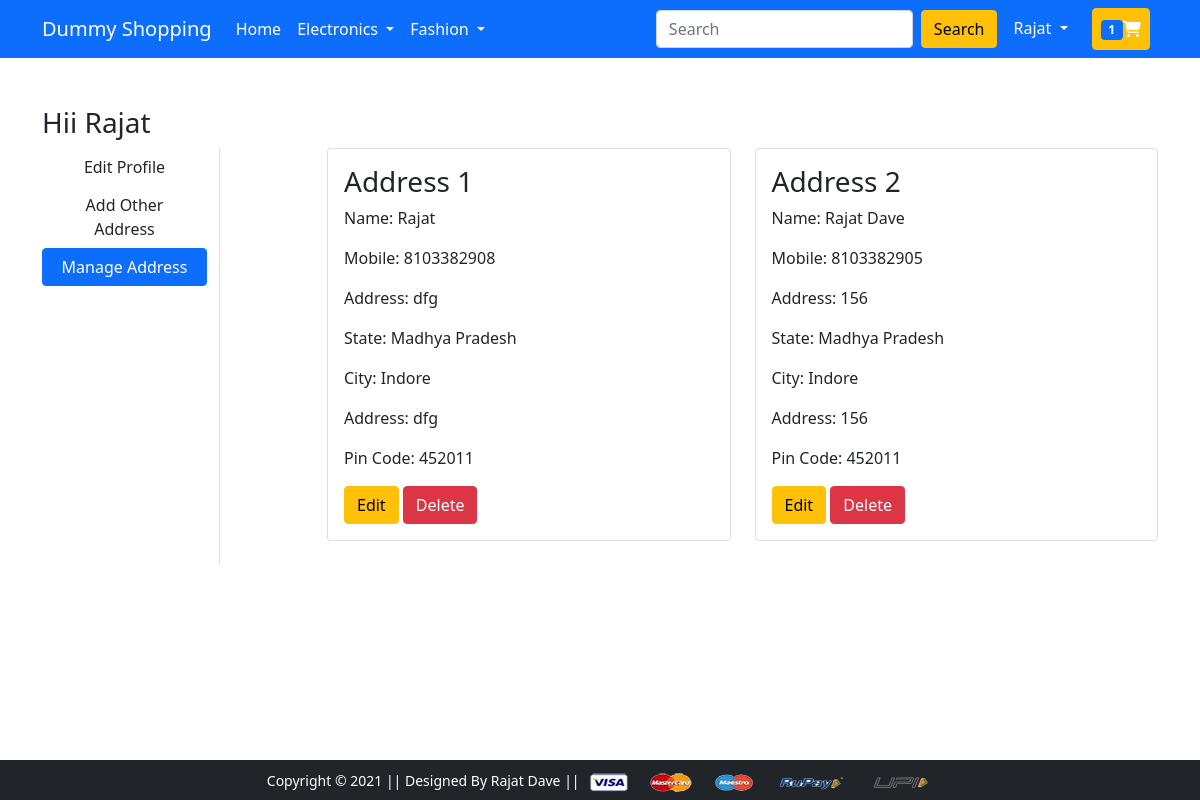
Page /manageaddress/1 (signed in) on the earlier database version.
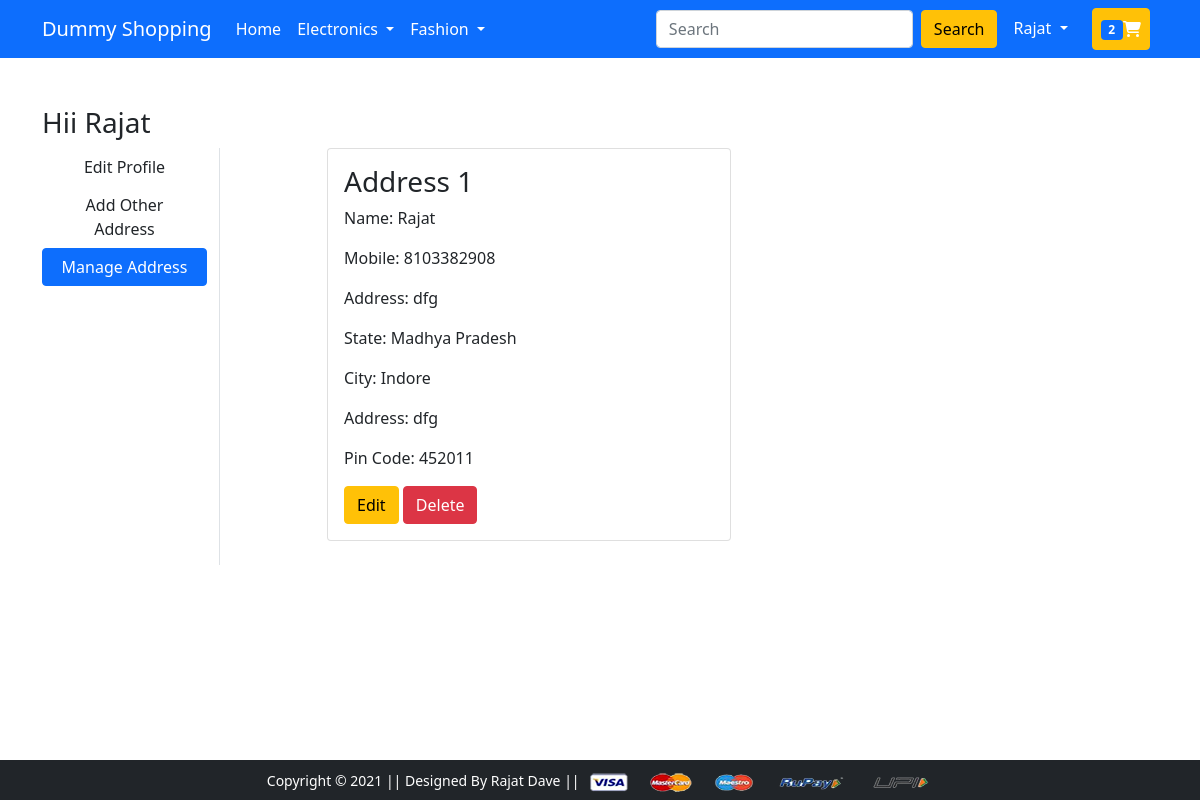
Same page on the later database version.
### app/models.py (models this page shows)
class Customer(models.Model):
    user = models.ForeignKey(CustomUser, on_delete=models.CASCADE)
    name = models.CharField(max_length=200)
    mobile_no = mobile_no = models.CharField(null= True,blank=False,max_length=10,unique=True, validators=[mobile_validate])
    locality = models.CharField(max_length=200)
    city = models.CharField(max_length=50)
    zipcode = models.IntegerField(null= True,blank=False,max_length=5)
    state = models.CharField(choices=STATE_CHOICES, max_length=50)
    user_address = models.BooleanField(default=False)

### app/views.py (the view)
# urls.py: path('manageaddress/<int:pk>', views.manage_address, name= 'manageaddress'),
def manage_address(request, pk):
    if not request.user.is_anonymous :
        if request.user.id == pk:
            add = Customer.objects.filter(Q(user_id=pk) & Q(user_address = False))
            print(add)
            main_add = Customer.objects.filter(Q(user_id=pk) & Q(user_address = True))
            return render(request, "app/addressmanage.html", {'active': 'btn-primary', "add": add, "main_add":main_add})
        else:
            return redirect('/')
    else:
            messages.warning(request, "Don't try to login in others account")
            return redirect('/login')

### app/context_processor.py (called while the page is built)
def cartt(request):
    cart_obj = None
    if request.user.is_authenticated:
        try:
            cart_obj = Cart.objects.filter(user = request.user)
        except :
            print("exception")
            pass
    if cart_obj:
        return( {'cat':cart_obj})
    else:
      return {'cat':cart_obj }

### templates/app/addressmanage.html (shortened to what this page needs)
{% extends 'app/base.html' %} {% load static %} {% block title %}Buy Now{%endblock title %} {% block main-content %}
<div class="container my-5">
  <div class="row">
    <h3>Hii {{user.first_name|capfirst}}</h3>
    <div class="col-sm-2 border-end">
      <ul class="list-unstyled">
        <li class="d-grid">
          <a href="{% url 'profile' user.id %}" class="btn">Edit Profile</a>
        </li>
        <li class="d-grid">
          <a href="{% url 'address' user.id %}" class="btn"
            >Add Other Address</a
          >
        </li>
        <li class="d-grid">
          <a href="{% url 'manageaddress' user.id %}" class="btn {{active}}"
            >Manage Address</a
          >
        </li>
      </ul>
    </div>
    <div class="col-sm-9 offset-sm-1">
      <div class="row">
          {% for ad in add%}
          <div class="col-sm-6">
          <div class="card mb-4">
            <div class="card-body ">
              <h3>Address {{forloop.counter}}</h3>
              <p>Name: {{ad.name}}</p>
              <p>Mobile: {{ad.mobile_no}}</p>
              <p>Address: {{ad.locality}}</p>
              <p>State: {{ad.state}}</p>
              <p>City: {{ad.city}}</p>
              <p>Address: {{ad.locality}}</p>
              <p>Pin Code: {{ad.zipcode}}</p>
              <a href="{% url 'addressupdate' ad.id %}" class="btn btn-warning">Edit </a>
              <a href="{% url 'addressdelete' ad.id %}" class="btn btn-danger">Delete </a>
            </div>
          </div>
        </div>
        {% endfor %}
      </div>
    </div>
  </div>
</div>
{% endblock main-content %}

### templates/app/base.html (shortened to what this page needs)
<!DOCTYPE html>
{% load static %}
<html lang="en">
  <head>
    <link rel="stylesheet" href="{% static 'app/css/bootstrap.css' %}">
    <link rel="stylesheet" href="{% static 'app/css/owl.carousel.min.css' %}" />
    <link rel="stylesheet" href="{% static 'app/css/all.min.css' %}" />
    <link rel="stylesheet" href="{% static 'app/css/style.css' %}" />
  </head>
  <body>
    <nav class="navbar navbar-expand-lg navbar-dark bg-primary">
      <div class="container">
        <a class="navbar-brand" href="/">Dummy Shopping</a>
        <div class="collapse navbar-collapse" id="navbarSupportedContent">
          <ul class="navbar-nav me-auto mb-2 mb-lg-0">
            <li class="nav-item">
              <a class="nav-link active" aria-current="page" href="/">Home</a>
            </li>
            <li class="nav-item dropdown">
              <a
                class="nav-link dropdown-toggle text-white"
                href="#"
                id="electronicsDropdown"
                role="button"
                data-bs-toggle="dropdown"
                aria-expanded="false"
              >
                Electronics
              </a>
            </li>
            <li class="nav-item dropdown">
              <a
                class="nav-link dropdown-toggle text-white"
                href="#"
                id="fashionDropdown"
                role="button"
                data-bs-toggle="dropdown"
                aria-expanded="false"
              >
                Fashion
              </a>
            </li>
          </ul>
          <form class="d-flex">
            <input
              class="form-control me-2"
              type="search"
              placeholder="Search"
              aria-label="Search"
            />
            <button class="btn btn-warning" type="submit">Search</button>
          </form>
          <div>
            <ul class="navbar-nav me-auto mb-2 mb-lg-0">
              {% if request.user.is_authenticated %}
              <li class="nav-item dropdown mx-2">
                <a
                  class="nav-link dropdown-toggle text-white"
                  href="#"
                  id="profileDropdown"
                  role="button"
                  data-bs-toggle="dropdown"
                  aria-expanded="false"
                >
                  {{user.first_name|capfirst}}
                </a>
              </li>
              <li class="nav-item mx-2">
                <a
                  href="{% url 'showcart' %}"
                  class="nav-link text-white btn btn-warning"
                  ><span class="badge bg-primary">{{cat|length}}</span
                  ><i class="fa fa-shopping-cart" aria-hidden="true"></i
                ></a>
              </li>
              {%endif%}
            </ul>
          </div>
        </div>
      </div>
    </nav>
     {% block main-content %} {% endblock main-content %}
    <footer class="container-fluid bg-dark text-center p-2 mt-5 fixed-bottom" id="footer">
      <small class="text-white"
        >Copyright &copy; 2021 || Designed By Rajat Dave ||
      </small>
      <img
        src="{% static 'app/images/payment.png' %}"
        alt=""
        srcset=""
        class="img-fluid"
        height="2px"
      />
    </footer>
  </body>
</html>

Differences in the rows shown:
removed Customer: name "Rajat Dave", mobile_no "8103382905", locality "156", state "Madhya Pradesh", city "Indore", zipcode "452011"
Other differences:
{{ cat|length }}: "1" → "2"
